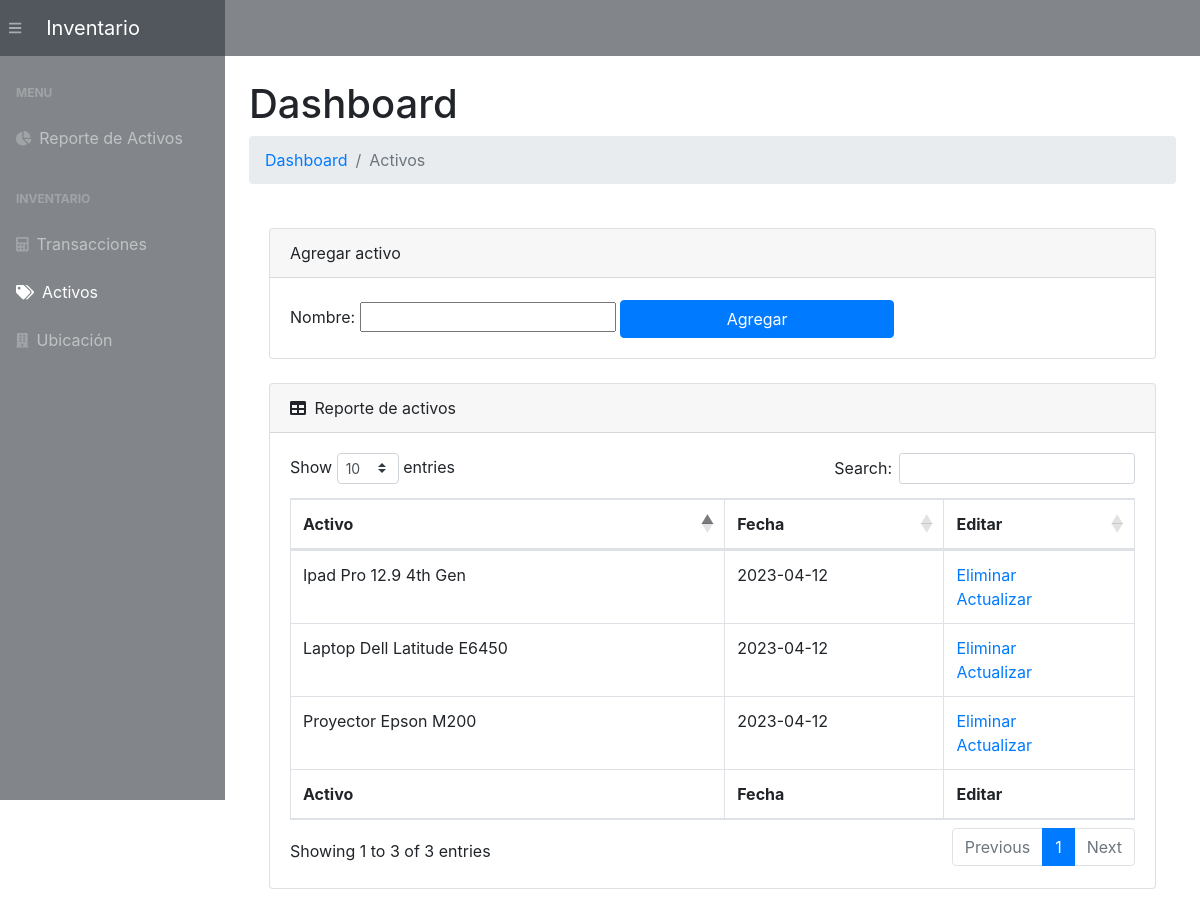
Screenshot of /products/ with the database file from the repository.
### app.py (models this page shows, shortened)
class Product(db.Model):
    __tablename__ = 'products'
    product_id      = db.Column(db.String(200), primary_key=True)
    date_created    = db.Column(db.DateTime, default=datetime.utcnow)

### app.py (the view)
@app.route('/products/', methods=["POST", "GET"])
def viewProduct():
    if (request.method == "POST") and ('product_name' in request.form):
        product_name = request.form["product_name"]
        new_product = Product(product_id=product_name)
        try:
            db.session.add(new_product)
            db.session.commit()
            return redirect("/products/")
        except:
            products = Product.query.order_by(Product.date_created).all()
            return "There Was an issue while add a new Product"
    else:
        products = Product.query.order_by(Product.date_created).all()
        return render_template("products.html", products=products)

### templates/products.html (shortened to what this page needs)
{% extends 'base.html' %}
{% block content %}
<main>
    <div class="container-fluid">
        <h1 class="mt-4">Dashboard</h1>
        <ol class="breadcrumb mb-4">
            <li class="breadcrumb-item"><a href="/">Dashboard</a></li>
            <li class="breadcrumb-item active">Activos</li>
        </ol>
        <div>
            <div class="card-body">
                <div class="card mb-4">
                    <div class="card-header">Agregar activo</div>
                    <div class="card-body">
                        <form action="/products/" method="POST" id="product_form">
                            <label for="product_name" class="col-form-label">Nombre: </label>
                            <input type="text" name="product_name" id="product_name">
                            <input id="submitProduct" value="Agregar" class="btn btn-primary">
                        </form>
                    </div>
                </div>
                <div class="card mb-4">
                <div class="card-header">
                    <i class="fas fa-table mr-1"></i>
                    Reporte de activos
                </div>
                <div class="card-body">
                    <div class="table-responsive">
                        {% if products|length < 1 %}
                        <h4>No existen activos</h4>
                        {% else %}
                        <table class="table table-bordered" id="dataTable" width="100%" cellspacing="0">
                            <thead>
                                <tr>
                                    <th>Activo</th>
                                    <th>Fecha</th>
                                    <th>Editar</th>
                                </tr>
                            </thead>
                            <tfoot>
                                <tr>
                                    <th>Activo</th>
                                    <th>Fecha</th>
                                    <th>Editar</th>
                                </tr>
                            </tfoot>
                            <tbody>
                                {% for product in products %}
                                <tr>
                                    <td>{{ product.product_id }}</td>
                                    <td>{{ product.date_created.date() }}</td>
                                    <td>
                                        <a href="/delete-product/{{ product.product_id }}">Eliminar</a>
                                        <br>
                                        <a href="/update-product/{{ product.product_id }}">Actualizar</a>
                                    </td>
                                </tr>
                                {% endfor %}
                            </tbody>
                        </table>
                        {% endif %}
                </div>
            </div>
                </div>
            </div>
        </div>
    </div>
</main>
{% endblock %}

### rows the page displays
Product: product_id "Laptop Dell Latitude E6450", date_created "2023-04-12"
Product: product_id "Proyector Epson M200", date_created "2023-04-12"
Product: product_id "Ipad Pro 12.9 4th Gen", date_created "2023-04-12"
